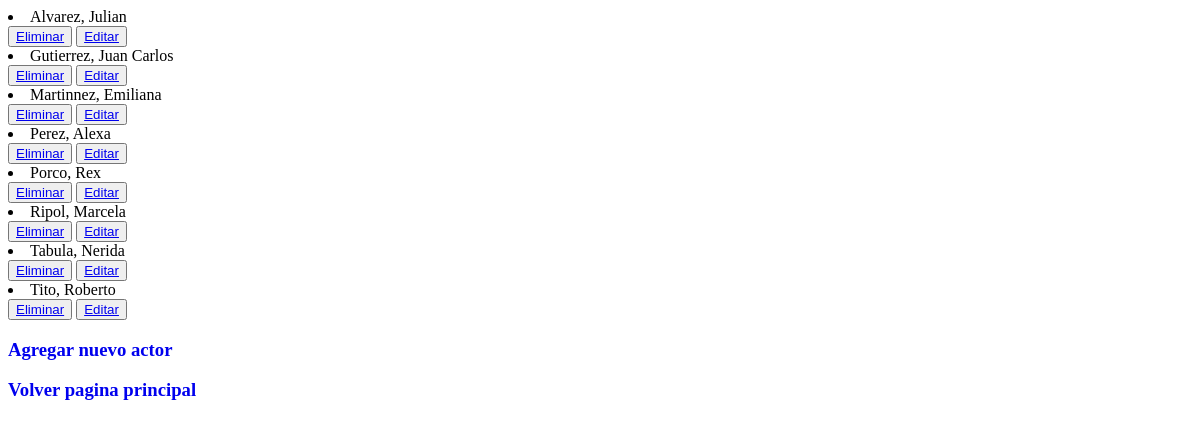
Page /appdemanda/leerActores on the earlier database version.
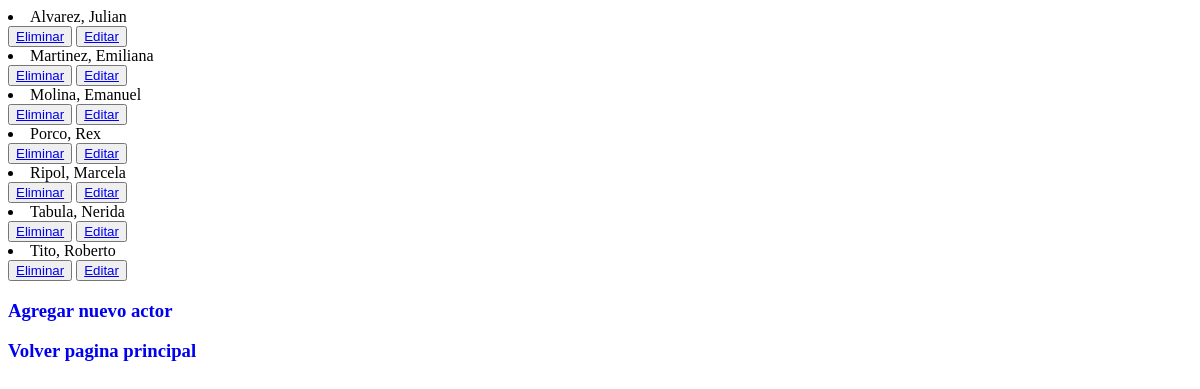
Same page on the later database version.
### appdemanda/models.py (models this page shows)
class Actor(models.Model):
    nombre = models.CharField(max_length=20)
    apellido = models.CharField(max_length=20)
    class Meta:
        verbose_name_plural = 'Actores'
        ordering = ['apellido']
    def __str__(self):
        return f'{self.apellido}, {self.nombre}'

### appdemanda/views.py (the view)
# urls.py: path('leerActores',  leerActores, name = "leerActores"),
def leerActores (request):
     actores = Actor.objects.all()
     contexto = {"actores" : actores}
     return render (request, "leerActores.html", contexto)

### appdemanda/templates/leerActores.html (shortened to what this page needs)
<!DOCTYPE html>
<html lang="en">
<head>
</head>
<body>
    {% for p in actores %}
    <li>{{p}}</li>
    <button>
    <a href="{% url 'eliminar_actor' p.apellido %}"> Eliminar</a>
    </button>
    <button>
    <a href="{% url 'editar_actor' p.apellido %}"> Editar</a>
    </button>
    {% endfor %}
    <h3><a style="text-decoration: none" href="{% url "actor" %}">Agregar nuevo actor</a></h3>
    <h3><a style="text-decoration: none" href="{% url "index" %}">Volver pagina principal</a></h3>
</body>
</html>

Differences in the rows shown:
removed Actor: apellido+nombre "Gutierrez, Juan Carlos"
removed Actor: apellido+nombre "Perez, Alexa"
changed Actor: apellido+nombre "Martinnez, Emiliana" → "Martinez, Emiliana"
added Actor: apellido+nombre "Molina, Emanuel"
